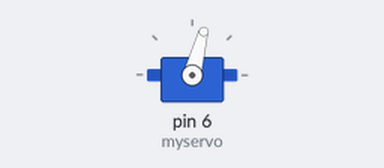
Simulated run of this sketch. Board: Arduino Uno, built with avr-gcc and run on an emulated ATmega328P. On the bench: servo.

Above: at 0.05 s.
At 2.7 s:
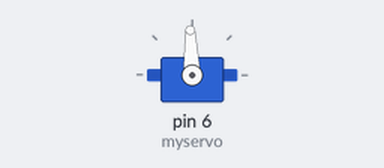
At 5.35 s:
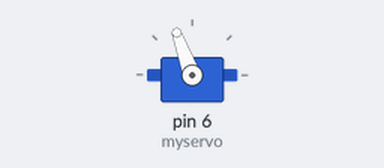
At 10.65 s:
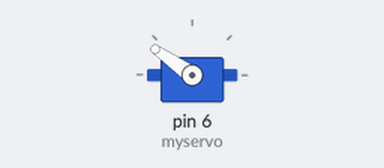
Timing chart, 0 to 13.9 s (numbered marks = the images above):
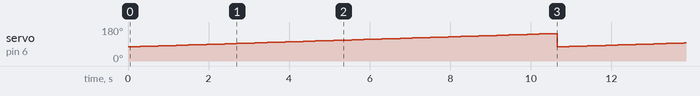

The sketch:

servo_test.ino
```cpp
#include <Servo.h>

Servo myservo;  // create servo object to control a servo
// twelve servo objects can be created on most boards

int pos = 180;    // variable to store the servo position

void setup() {
  myservo.attach(6);  // attaches the servo on pin 9 to the servo object
}

void loop() {
  for (pos = 75; pos <= 145; pos += 1) { // goes from 0 degrees to 180 degrees
    // in steps of 1 degree
    myservo.write(pos);              // tell servo to go to position in variable 'pos'
    delay(150);                       // waits 15ms for the servo to reach the position
  }
}
```

Measured:
- by itself, servo on pin 6 (myservo): ramps from 75° to 145° and jumps back, once every 10.7 s
